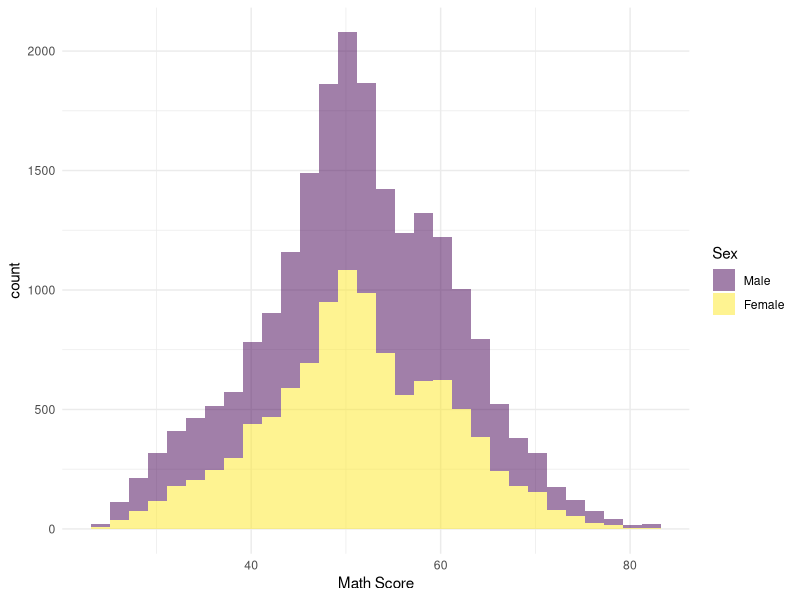

Write R code to recreate this figure.
1+1

library(tidyverse)
library(haven)

data <- read_dta("data/hsls-small.dta")

ggplot(data) +
  geom_histogram(aes(x = x1txmtscor,
                     fill = as_factor(x1sex)),
                 alpha = 0.5) +
  labs(x = "Math Score",
       fill = "Sex") +
  theme_minimal() +
  scale_fill_viridis_d(option = "Magma")
